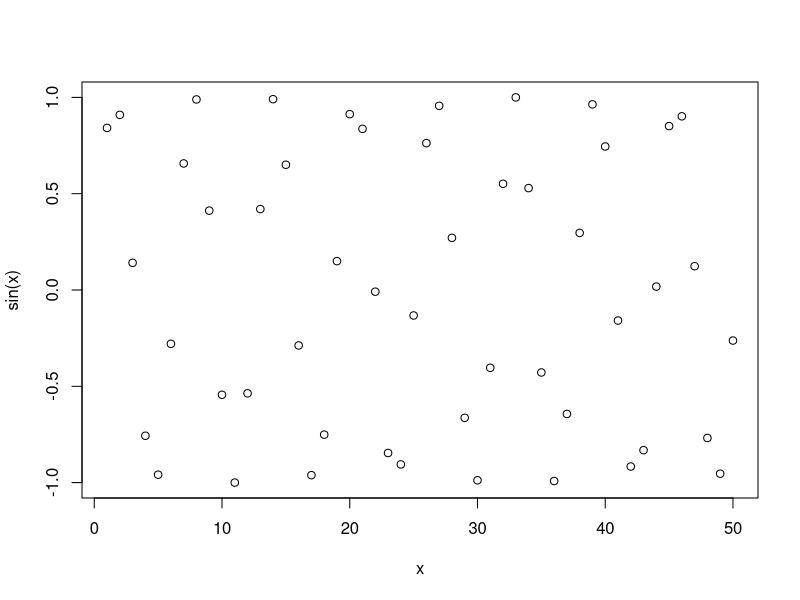
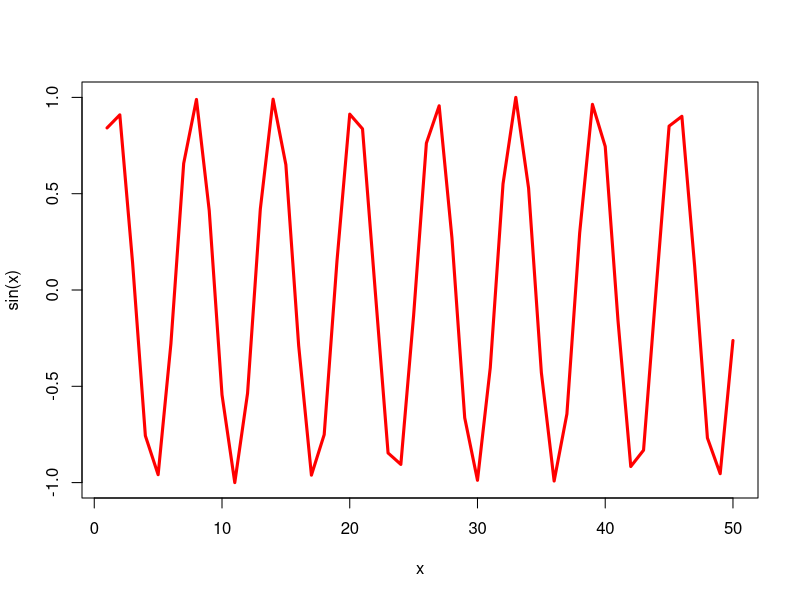

The R source for these figures, in order:
 # This is a comment
x <- 1:50
plot(x, sin(x))

# Add more input arguments to get this how we want it
plot(x, sin(x), typ="l", col="red", lwd="3")
